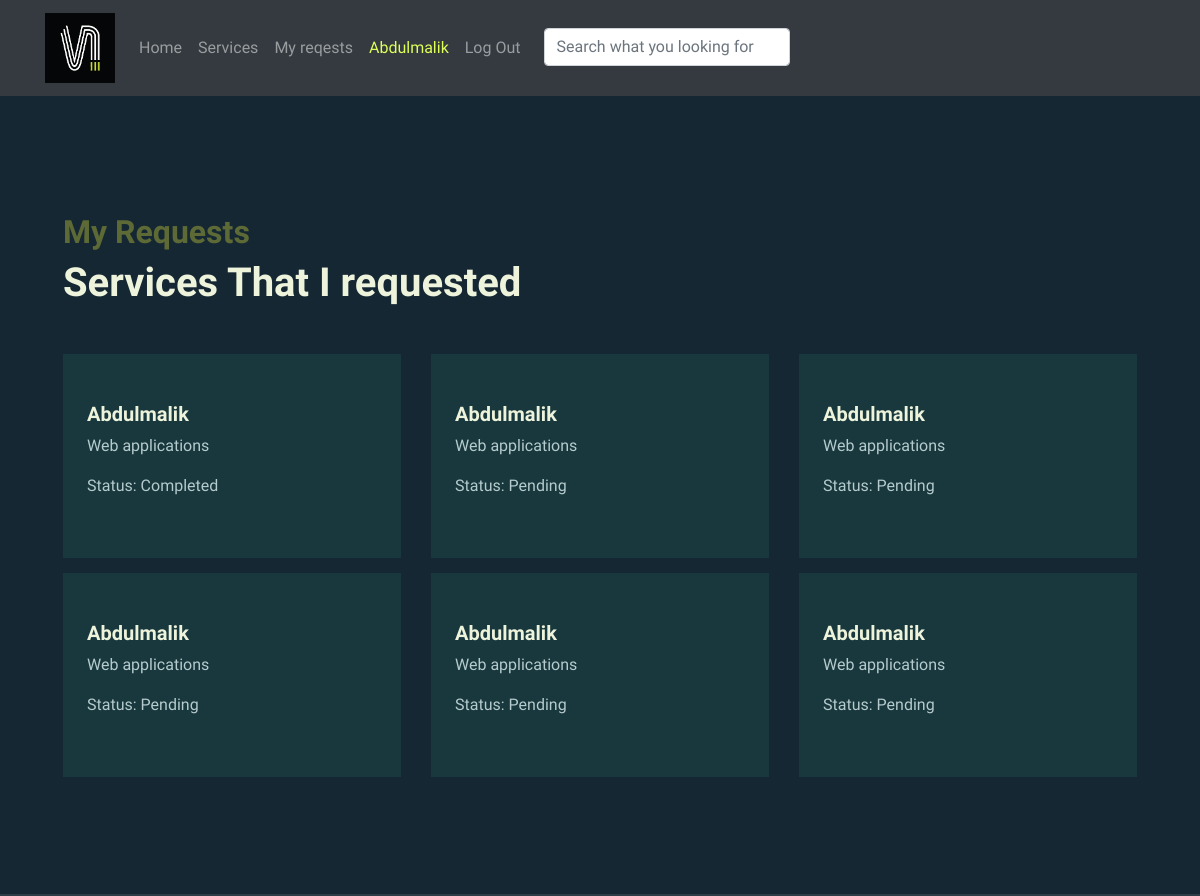
The app's page /Requests/requests/ (signed in) with its own data.
### Requests/models.py (models this page shows)
class ServiceRequest(models.Model):
    user = models.ForeignKey(User, on_delete=models.CASCADE)
    service = models.ForeignKey(Service, on_delete=models.CASCADE)
    status_choise = (("Pending", "Pending"), ("In progress", "In progress"), ("Completed", "Completed"),)
    status = models.CharField(max_length=300, choices=status_choise , default="Pending")

class Service(models.Model):
    title = models.CharField(max_length=2048)
    description=models.TextField()
    image = models.ImageField(upload_to="images/", default="images/default.jpg")
    created_at = models.DateTimeField(auto_now_add=True)

### Requests/views.py (the view)
# urls.py: path("requests/", views.show_request_view, name="show_request_view"),
def show_request_view(request: HttpRequest):
    new_request = ServiceRequest.objects.filter(user=request.user )
    return render(request, 'Requests/myrequest.html', {"servicereq" : new_request})

### Requests/templates/Requests/myrequest.html (shortened to what this page needs)
{% extends 'main/base.html' %}
{% block body %}
<section id="services" class="full-height px-lg-5">
    <div class="container">
        <div class="row pb-4" data-aos="fade-up">
            <div class="col-lg-8">
                <h2 class="text-brand">My Requests</h2>
                <h1>Services That I requested</h1>
            </div>
        </div>
        <div class="row gy-4">
        {% for request in servicereq %}
            <div class="col-4" data-aos="fade-up" data-aos-delay="300" style="margin-top: 15px;">
                <div class="service p-4 bg-base rounded-4 shadow-effect">
                    <h5 style="word-wrap: break-word;" class="mt-4 mb-2">{{ request.user.first_name }}</h5>
                    <p style="word-wrap: break-word;">{{ request.service.title }}</p>
                    <p style="word-wrap: break-word;">Status: {{ request.status }}</p>
                    <div style="padding: 10px;">
                </div>
                </div>
            </div>
            {% endfor %}
        </div>
    </div>
</section>
{% endblock body %}

### main/templates/main/base.html (shortened to what this page needs)
{% load static %}
<!DOCTYPE html>
<html lang="en">
<head>
    <link rel="stylesheet" href="https://cdn.jsdelivr.net/npm/bootstrap@4.0.0/dist/css/bootstrap.min.css">
  <link rel="stylesheet" href="{% static 'styles/sstyle.css' %}">
</head>
<body style="width: 100%;height: 100%;margin: 0;padding: 0;">
<nav class="navbar navbar-expand-lg navbar-dark bg-dark static-top">
  <div class="container">
    <a class="navbar-brand" href="#">
      <img src="{% static 'images/download.png' %}" alt="..." height="70" >
    </a>
    <div class="collapse navbar-collapse" id="navbarSupportedContent">
      <ul class="navbar-nav ms-auto">
        <li class="nav-item">
            <a class="nav-link" href="{% url 'main:intro_view' %}">Home</a>
        </li>
        <li class="nav-item">
          <a class="nav-link" href="{% url 'Requests:service_view' %}">Services <span class="sr-only">(current)</span></a>
        </li>
        {% if request.user.is_staff %}
        <li class="nav-item">
            <a class="nav-link" href="{% url 'Requests:add_service_view' %}">Add service</a>
        </li>
        <li class="nav-item">
            <li class="nav-item">
                <a class="nav-link" href="{% url 'Requests:manage_request' %}">Show Reqests</a>
            </li>
            {% elif request.user.is_authenticated %}
            <li class="nav-item">
                <a class="nav-link" href="{% url 'Requests:show_request_view' %}">My reqests</a>
            </li>
            {% endif %}
      <li class="nav-item">
        {% if request.user.is_authenticated %}
        <a class="nav-link" href="{% url 'main:intro_view' %}" data-bs-toggle="" style="color: #deff58;" aria-expanded="false">{{ request.user.first_name }}</a>
        {% else %}
        <a class="nav-link" href="{% url 'accounts:register_user_view' %}" data-bs-toggle="" aria-expanded="false">Register</a>
        {% endif %}
          {% if request.user.is_authenticated %}
            <li><a class="nav-link" href="{% url 'accounts:logout_user_view' %}">Log Out</a></li>
          {% else %}
            <li><a class="nav-link" href="{% url 'accounts:login_user_view' %}">Log In</a></li>
          {% endif %}
      </li>
      <form action="#" method="GET" class="col-12 col-lg-auto mb-3 mb-lg-0 me-lg-3" role="search">
        <input type="search" name="search" class="form-control form-control-dark text-bg-dark" placeholder="Search what you looking for" aria-label="Search">
    </form>
    </div>
  </div>
</nav>
  {% block body %}{% endblock body %}
</body>
</html>

### main/static/styles/sstyle.css (style rules this page uses)
:root { --color-body: #b6cbce; --color-heading: #eef3db; --color-base: #18383d; --color-base2: #022a30; --color-brand: #5d6a36; --color-brand2: #deff58; --sidbar-width: 240px; --font-base: "Bai Jamjuree"; }
body { background-color: #152733; color: var(--color-body); font-family: var(--font-base), sans-serif; }
h1,h2,h3,h4,h5,h6 { color: var(--color-heading); font-weight: 700; }
a { text-decoration: none; color: var(--color-body); transition: all 0.4s ease; }
img { width: 100%; }
.text-brand { color: var(--color-brand); }
.bg-base { background-color: var(--color-base); }
.full-height { min-height: 100vh; height: 100%; display: flex; flex-direction: column; justify-content: center; padding-top: 80px; padding-bottom: 80px; border-bottom: 2px solid rgba(255,255,255, 0.1); }
.shadow-effect { transition: all 0.5s; }

### records on screen
ServiceRequest: user.first_name "Abdulmalik", service "Web applications", status "Completed"
ServiceRequest: user.first_name "Abdulmalik", service "Web applications", status "Pending"
ServiceRequest: user.first_name "Abdulmalik", service "Web applications", status "Pending"
ServiceRequest: user.first_name "Abdulmalik", service "Web applications", status "Pending"
ServiceRequest: user.first_name "Abdulmalik", service "Web applications", status "Pending"
ServiceRequest: user.first_name "Abdulmalik", service "Web applications", status "Pending"

### other values on screen
{{ request.user.first_name }} "Abdulmalik"
